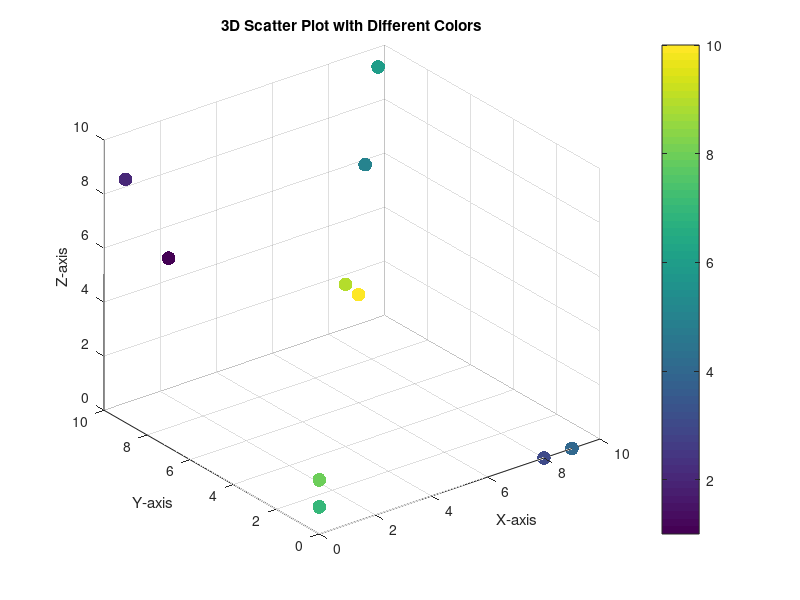

Write the MATLAB code that produced this figure. (Note: this script raises an error after producing the figure.)
% Define the points as vectors
p1 = [0 7 7];
p2 = [0 9 9];
p3 = [8 0 0];
p4 = [9 0 0];
p5 = [7 7 8];
p6 = [9 9 10];
p7 = [0 0 1];
p8 = [0 0 2];
p9 = [4 4 6];
p10 = [6 6 4];

% Combine the points into a matrix
points = [p1; p2; p3; p4; p5; p6; p7; p8; p9; p10];

% Create a figure
figure;

% Create the 3D scatter plot with different colors
scatter3(points(:, 1), points(:, 2), points(:, 3), 100, (1:10), 'filled');
colorbar; % Add a colorbar to show the mapping of colors to data points

% Label the axes
xlabel('X-axis');
ylabel('Y-axis');
zlabel('Z-axis');

% Set axis limits if necessary
% axis([xmin, xmax, ymin, ymax, zmin, zmax]);

% Set the title
title('3D Scatter Plot with Different Colors');

% Customize the colormap if desired
colormap(parula); % You can change 'parula' to any other colormap

k = 8;